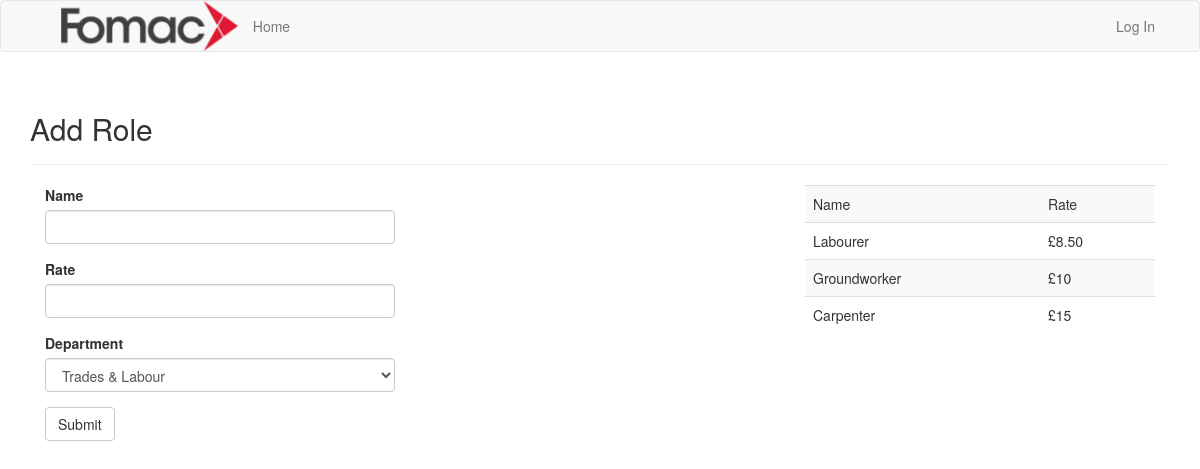
/roles, run on the app's committed database.
### app/models.py (models this page shows, shortened)
class Role(db.Model):
    __tablename__ = 'roles'
    id = db.Column(db.Integer, primary_key=True)
    name = db.Column(db.String(64))
    department = db.Column(db.String(16))
    rate = db.Column(db.String(16))
    users = db.relationship('User', backref='role', lazy='dynamic')
    job_id = db.relationship('Job', backref='role', lazy='dynamic')

### app/main/views.py (the view, shortened to what this page needs)
@main.route('/roles', methods=['GET', 'POST'])
def add_role():
    form = RoleAddForm()
    role = Role.query.all()
    return render_template('role.html', form=form, role=role)

### app/main/forms.py
class RoleAddForm(Form):
    name = StringField(u'Name')
    rate = StringField(u'Rate')
    department = SelectField(u'Department', choices=[('trade', 'Trades & Labour'), ('professional', 'Professional & Technical')])
    submit = SubmitField(u'Submit')

### app/templates/role.html
{% extends "base.html" %}
{% import "bootstrap/wtf.html" as wtf%}
{% block page_content %}
    <div class="page-header"><h2>Add Role</h2></div>
    <div class="col-lg-4">
        {{ wtf.quick_form(form) }}
    </div>
    <div class="col-md-4"></div>
    <div class="col-md-4">
    <table class="table table-striped">
    <tr>
        <td>Name</td>
        <td>Rate</td>
    </tr>
    {% for job in role %}
    <tr>
        <td>{{ job.name|capitalize }}</td>
        <td>{{ job.rate }}</td>
    </tr>
    {% endfor %}
    </table>
    </div>
{% endblock %}

### data on the page
Role: name "Labourer", rate "£8.50"
Role: name "Groundworker", rate "£10"
Role: name "Carpenter", rate "£15"
